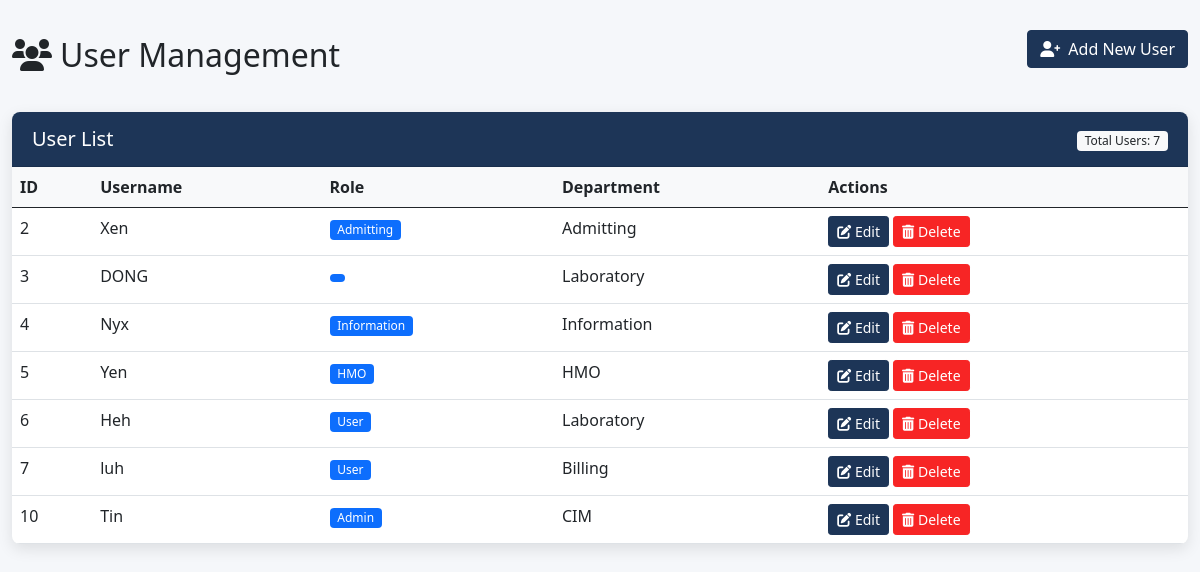
/users.php, run on an earlier commit of the app's database.
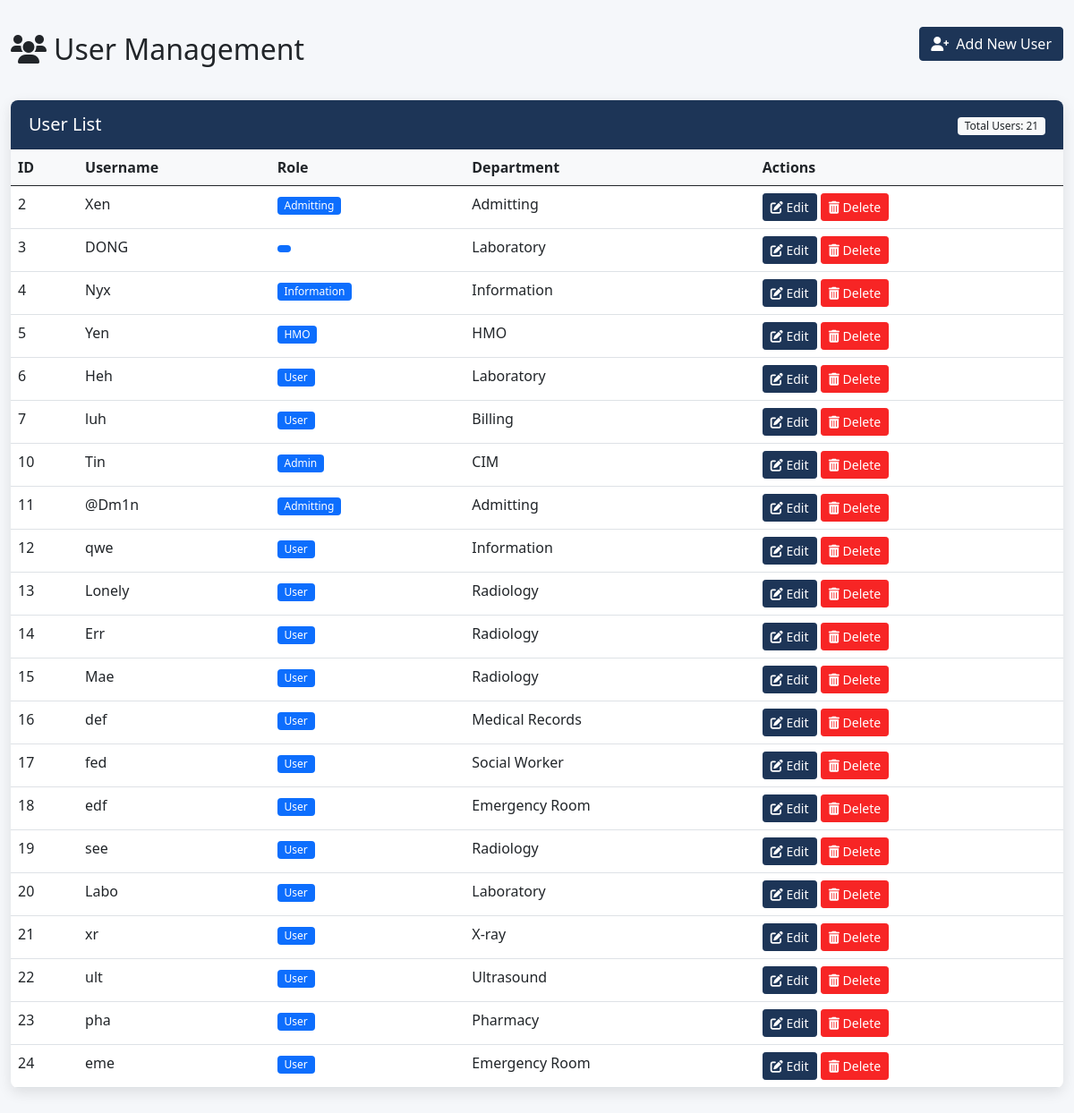
And on a later commit of the database.
### tables this page shows
CREATE TABLE `users` (
  `user_id` int(11) NOT NULL,
  `username` varchar(100) NOT NULL,
  `password` varchar(255) NOT NULL,
  `role` enum('Admin','User','HMO','Admitting','Information') NOT NULL,
  `dept_id` int(11) NOT NULL,
  `status` tinyint(4) DEFAULT 2,
  `created_at` timestamp NOT NULL DEFAULT current_timestamp(),
  `updated_at` timestamp NOT NULL DEFAULT current_timestamp() ON UPDATE current_timestamp()
);

CREATE TABLE `departments` (
  `dept_id` int(11) NOT NULL,
  `name` varchar(255) DEFAULT NULL,
  `description` text DEFAULT NULL,
  `date_created` datetime DEFAULT current_timestamp()
);

### users.php (the view, shortened to what this page needs)
<?php
require("lib/conn.php");
try {
    $stmt = $conn->prepare("
        SELECT u.user_id, u.username, u.role, d.name as department
        FROM users u
        LEFT JOIN departments d ON u.dept_id = d.dept_id
        ORDER BY u.user_id ASC
    ");
    $stmt->execute();
    $users = $stmt->fetchAll(PDO::FETCH_ASSOC);
} catch (PDOException $e) {
    echo "Error fetching users: " . $e->getMessage();
}
?>
<!DOCTYPE html>
<html lang="en">
<head>
    <link href="https://cdn.jsdelivr.net/npm/bootstrap@5.0.2/dist/css/bootstrap.min.css" rel="stylesheet">
    <link rel="stylesheet" href="https://cdnjs.cloudflare.com/ajax/libs/font-awesome/6.0.0/css/all.min.css">
</body>
</html>
<?php
require("lib/conn.php");
$users = [];
try {
    $stmt = $conn->prepare("
        SELECT u.user_id, u.username, u.role, d.name as department
        FROM users u
        LEFT JOIN departments d ON u.dept_id = d.dept_id
        ORDER BY u.user_id ASC
    ");
    $stmt->execute();
    $users = $stmt->fetchAll(PDO::FETCH_ASSOC);
} catch (PDOException $e) {
    echo "Error fetching users: " . $e->getMessage();
}
?>
<!DOCTYPE html>
<html lang="en">
<head>
    <scrip src="https://cdn.jsdelivr.net/npm/sweetalert2@11"></script>
    <link href="https://cdn.jsdelivr.net/npm/bootstrap@5.0.2/dist/css/bootstrap.min.css" rel="stylesheet">
    <link rel="stylesheet" href="https://cdnjs.cloudflare.com/ajax/libs/font-awesome/6.0.0/css/all.min.css">
</head>
<body>
    <div class="container">
        <div class="d-flex justify-content-between align-items-center mb-4">
            <h2><i class="fas fa-users me-2"></i>User Management</h2>
            <a href="register.php" class="btn btn-primary add-user-btn">
                <i class="fas fa-user-plus me-2"></i>Add New User
            </a>
        </div>
        <div class="card">
            <div class="card-header d-flex justify-content-between align-items-center">
                <h5 class="mb-0">User List</h5>
                <div>
                    <span class="badge bg-light text-dark">
                        Total Users: <?= count($users) ?>
                    </span>
                </div>
            </div>
            <div class="table-responsive">
                <table class="table table-hover">
                    <thead>
                        <tr>
                            <th>ID</th>
                            <th>Username</th>
                            <th>Role</th>
                            <th>Department</th>
                            <th>Actions</th>
                        </tr>
                    </thead>
                    <tbody>
                        <?php foreach ($users as $user): ?>
                            <tr>
                                <td><?= htmlspecialchars($user['user_id']) ?></td>
                                <td><?= htmlspecialchars($user['username']) ?></td>
                                <td>
                                    <span class="badge bg-primary">
                                        <?= htmlspecialchars(ucfirst($user['role'])) ?>
                                    </span>
                                </td>
                                <td><?= htmlspecialchars($user['department'] ?? 'N/A') ?></td>
                                <td class="action-btns">
                                    <a href="users.php?edit_id=<?= $user['user_id'] ?>" class="btn btn-sm btn-primary">
                                        <i class="fas fa-edit"></i> Edit
                                    </a>
                                    <a href="#" class="btn btn-sm btn-danger"
                                       onclick="confirmDelete(<?= $user['user_id'] ?>)">
                                        <i class="fas fa-trash-alt"></i> Delete
                                    </a>
                                </td>
                            </tr>
                        <?php endforeach; ?>
                    </tbody>
                </table>
            </div>
        </div>
    </div>
</body>
</html>

### users.php (style rules this page uses)
:root { --primary-color: #1d3557; --secondary-color: #457b9d; --accent-color: #4895ef; --light-color: #f8f9fa; --dark-color: #212529; --success-color: #4cc9f0; --danger-color:rgb(247, 37, 37); --border-radius: 8px; --box-shadow: 0 5px 15px rgba(0, 0, 0, 0.1); --transition: all 0.3s ease; }
body { font-family: 'Segoe UI', Tahoma, Geneva, Verdana, sans-serif; background-color: #f5f7fa; color: var(--dark-color); }
.container { max-width: 1200px; margin-top: 30px; }
.card { border-radius: var(--border-radius); box-shadow: var(--box-shadow); border: none; margin-bottom: 30px; }
.card-header { background-color: var(--primary-color); color: white; border-radius: var(--border-radius) var(--border-radius) 0 0 !important; padding: 15px 20px; }
.table { margin-bottom: 0; }
.table th { background-color: #f8f9fa; border-top: none; font-weight: 600; }
.table-responsive { border-radius: 0 0 var(--border-radius) var(--border-radius); overflow: hidden; }
.btn-sm { padding: 0.25rem 0.5rem; font-size: 0.875rem; }
.btn-primary { background-color: var(--primary-color); border-color: var(--primary-color); }
.btn-danger { background-color: var(--danger-color); border-color: var(--danger-color); }
.badge { padding: 0.35em 0.65em; font-weight: 500; }
.action-btns { white-space: nowrap; }
.add-user-btn { margin-bottom: 20px; }

What changed in the data, as far as the page shows it:
added users: user_id "11", username "@Dm1n", role "Admitting", dept.name "Admitting"
added users: user_id "12", username "qwe", role "User", dept.name "Information"
added users: user_id "13", username "Lonely", role "User", dept.name "Radiology"
added users: user_id "14", username "Err", role "User", dept.name "Radiology"
added users: user_id "15", username "Mae", role "User", dept.name "Radiology"
added users: user_id "16", username "def", role "User", dept.name "Medical Records"
added users: user_id "17", username "fed", role "User", dept.name "Social Worker"
added users: user_id "18", username "edf", role "User", dept.name "Emergency Room"
added users: user_id "19", username "see", role "User", dept.name "Radiology"
added users: user_id "20", username "Labo", role "User", dept.name "Laboratory"
added users: user_id "21", username "xr", role "User", dept.name "X-ray"
added users: user_id "22", username "ult", role "User", dept.name "Ultrasound"
added users: user_id "23", username "pha", role "User", dept.name "Pharmacy"
added users: user_id "24", username "eme", role "User", dept.name "Emergency Room"
Also different on the page:
count($users): "7" → "21"
